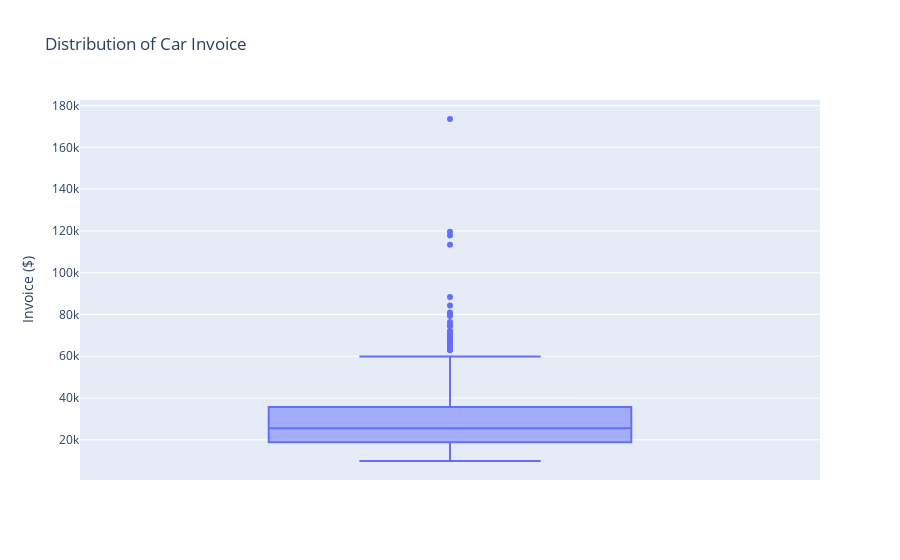

Notebook code for this chart:
### Markdown cell above
### What is the distribution of Invoice?

### Code cell
fig6 = px.box(df, y='invoice_($)', 
             title='Distribution of Car Invoice',
             labels={'invoice_($)': 'Invoice ($)'})

fig6.show()

### Figure 1 — Plotly figure (JSON) as saved in the notebook; plotly's stock layout.template omitted (floating-point values rounded to 4 significant figures; data arrays with more than 128 entries replaced by an {"elided": "..."} marker saying what was removed)
{"data": [{"alignmentgroup": "True", "hovertemplate": "Invoice ($)=%{y}<extra></extra>", "legendgroup": "", "marker": {"color": "#636efa"}, "name": "", "notched": false, "offsetgroup": "", "orientation": "v", "showlegend": false, "type": "box", "x0": " ", "xaxis": "x", "y": {"elided": "426 int values"}, "y0": " ", "yaxis": "y"}], "layout": {"boxmode": "group", "legend": {"tracegroupgap": 0}, "title": {"text": "Distribution of Car Invoice"}, "xaxis": {"anchor": "y", "domain": [0, 1]}, "yaxis": {"anchor": "x", "domain": [0, 1], "title": {"text": "Invoice ($)"}}}}
